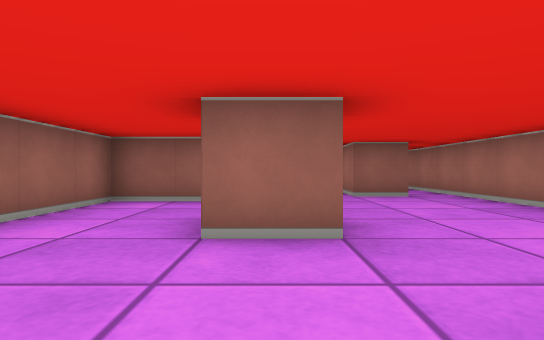
[1] (above)

12 first-person views from a walk through a cub3D ray-caster map. The camera is about half as high as the walls, looks level and sees 75° across. The floor is counted in squares. Each view is taken from the middle of a square. On the plan, view 1 faces up. The plan holds only what a view shows up to about 9 squares ahead; the rest is blank.

[2]
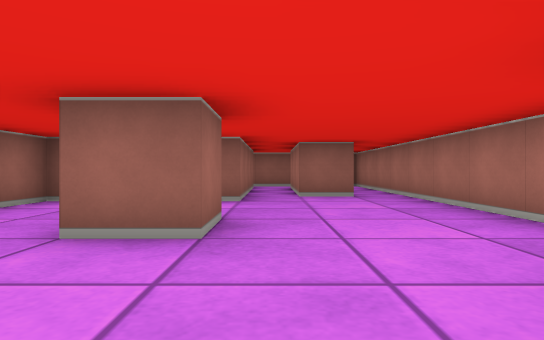

[3]
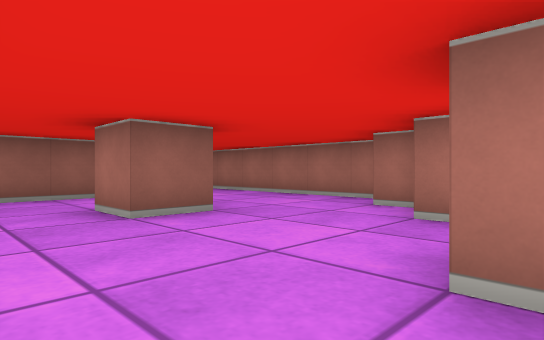

[4]
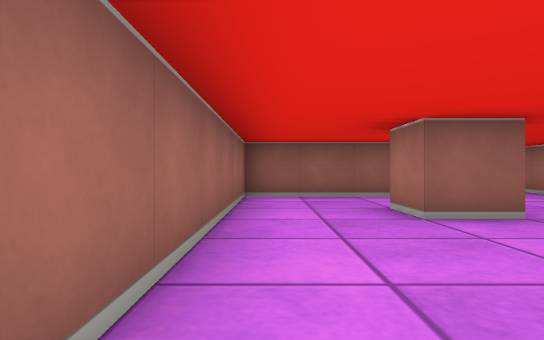

[5]
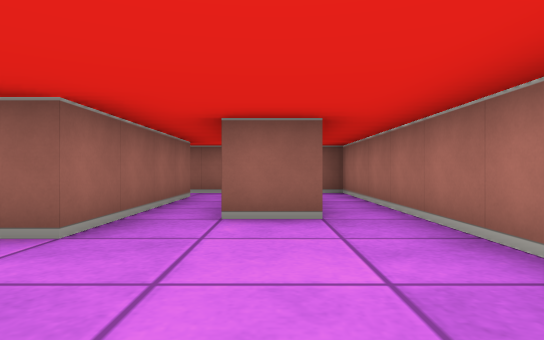

[6]
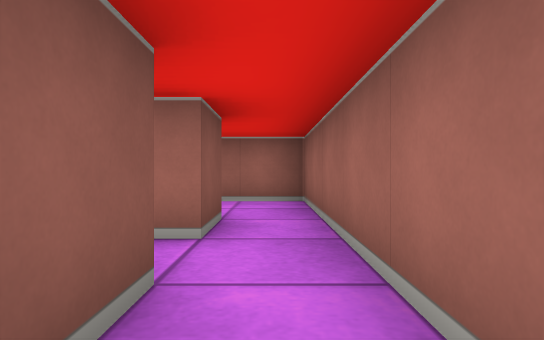

[7]
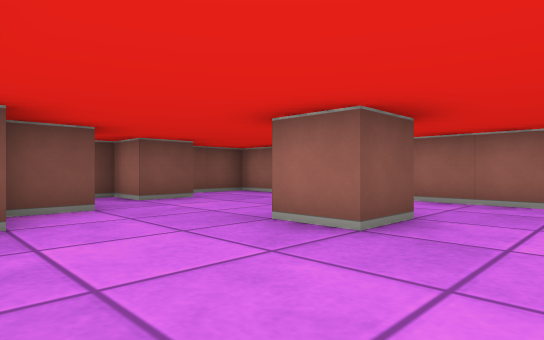

[8]
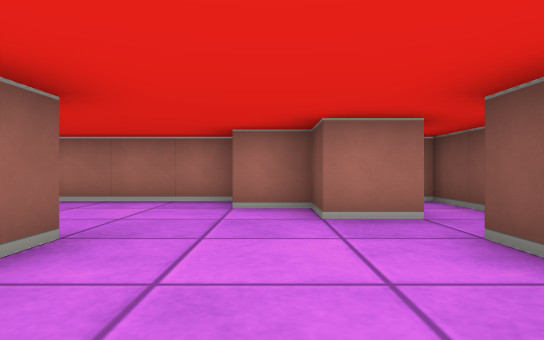

[9]
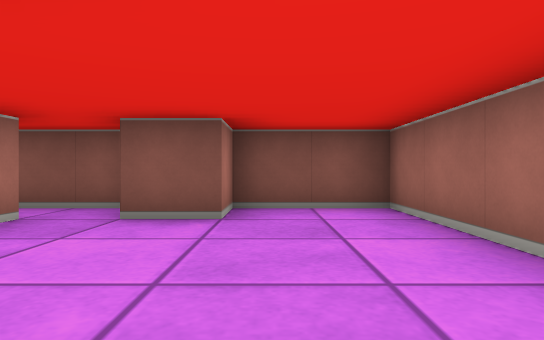

[10]
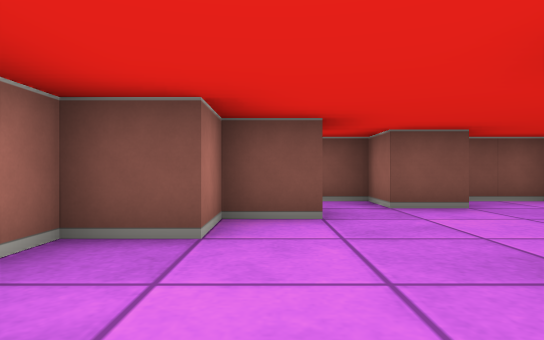

[11]
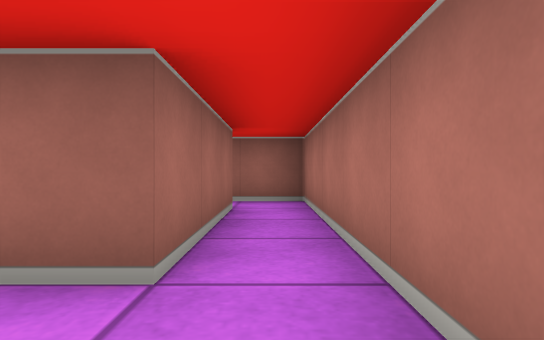

[12]
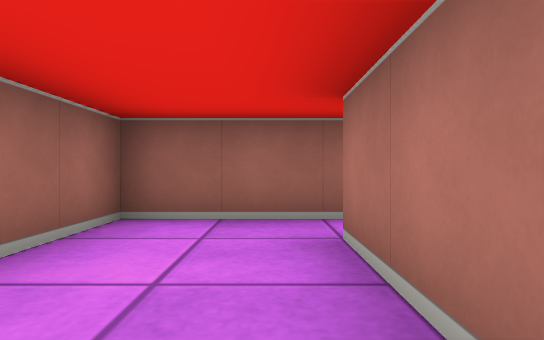

### Floor plan
Ten units are one square. View 1 is at (0, 0); x grows to the right and y downward. Boxes are objects, and circles mark ways between rooms. Rooms are numbered by the first view taken in them; rooms with no view inside come last. Other rooms are left out.
<svg viewBox="-30 -110 70 130">
<path fill="none" stroke="#000" d="M5 -35 5 -25 -5 -25 -5 -35 5 -35M15 5 15 -5 25 -5 25 -15 35 -15 35 -105 -5 -105M15 -95 25 -95 25 -65 15 -65 15 -89M-5 -95 5 -95 5 -55 -25 -55 -25 15 -5 15 -5 5 5 5M-5 -76 -5 -95M-5 -105 -25 -105 -25 -89M5 5 5 15 35 15"/>
<circle cx="0" cy="-100" r="3" fill="#2a7"/>
<circle cx="10" cy="10" r="3" fill="#2a7"/>
<text x="10" y="-40">1</text>
<text x="-20" y="-90">2</text>
<text x="20" y="10">3</text>
</svg>
Room 1 opens to room 2. Room 1 opens to room 3.

Where each view was taken, in squares from view 1:
view 1: 0 up, 0 right, facing up
view 2: 0 up, 1 right, facing up
view 3: 1 down, 2 left, facing up-right
view 4: 1 down, 2 left, facing up
view 5: 3 up, 2 right, facing up
view 6: 10 up, 3 right, facing left
view 7: 5 up, 3 right, facing down-left
view 8: 1 up, 2 left, facing right
view 9: 3 up, 1 left, facing down
view 10: 4 up, 2 right, facing down
view 11: 5 up, 3 right, facing up
view 12: 7 up, 1 left, facing up
